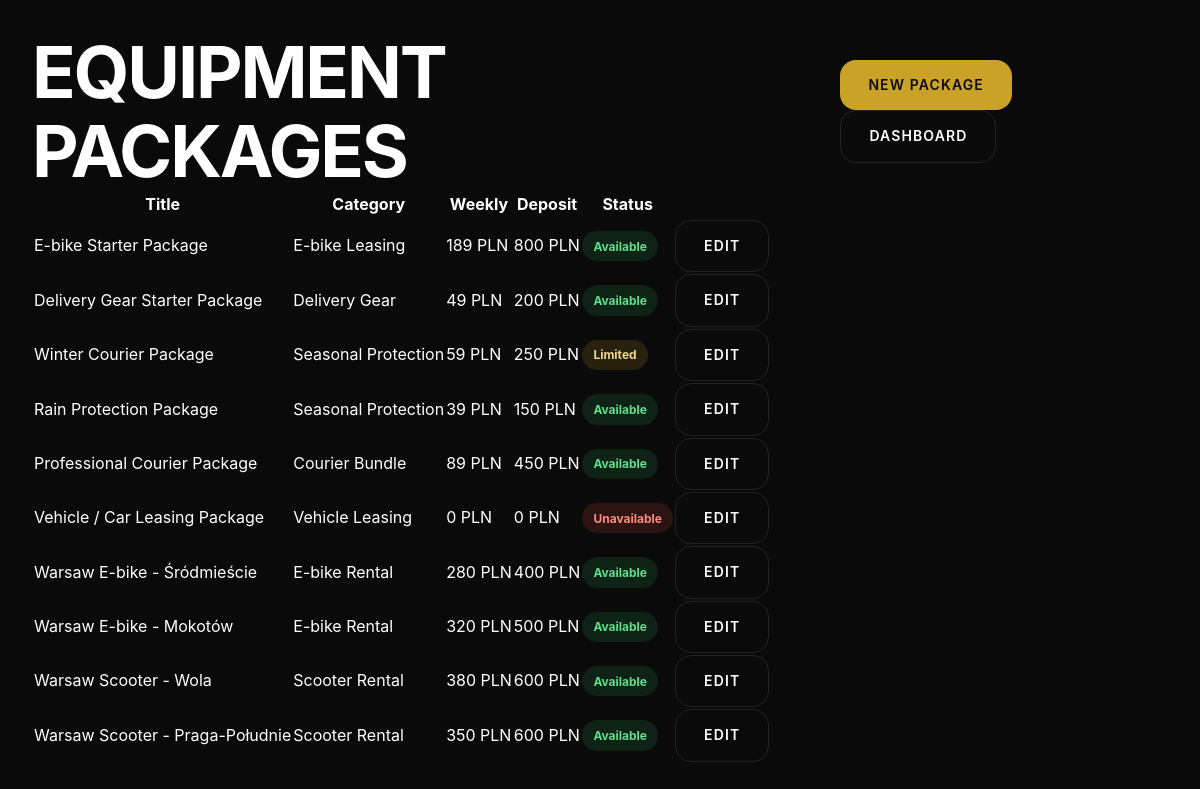
Screenshot of /admin/packages.php (signed in) with the database file from the repository.
### tables this page shows
CREATE TABLE IF NOT EXISTS equipment_packages (
    id INT UNSIGNED AUTO_INCREMENT PRIMARY KEY,
    title VARCHAR(160) NOT NULL,
    slug VARCHAR(180) NOT NULL UNIQUE,
    category VARCHAR(80) NOT NULL,
    description TEXT,
    short_description TEXT,
    image VARCHAR(255),
    included_items TEXT,
    weekly_price DECIMAL(10,2) DEFAULT 0,
    monthly_price DECIMAL(10,2) DEFAULT 0,
    deposit_amount DECIMAL(10,2) DEFAULT 0,
    currency VARCHAR(10) DEFAULT 'PLN',
    availability_status ENUM('available', 'limited', 'waitlist', 'unavailable') DEFAULT 'available',
    requirements TEXT,
    terms TEXT,
    is_active BOOLEAN DEFAULT TRUE,
    sort_order INT DEFAULT 100,
    created_at TIMESTAMP DEFAULT CURRENT_TIMESTAMP,
    updated_at TIMESTAMP DEFAULT CURRENT_TIMESTAMP ON UPDATE CURRENT_TIMESTAMP,
    INDEX idx_packages_active (is_active),
    INDEX idx_packages_category (category),
    INDEX idx_packages_availability (availability_status)
);

### config/config.php (called while the page is built, shortened)
<?php
$DB_CONFIG = [
    'host'     => 'localhost',
    'database' => 'u123456789_kaptain',
    'username' => 'u123456789_admin',
    'password' => 'your_db_password',
    'charset'  => 'utf8mb4',
    'port'     => 3306
];

### includes/db.php (called while the page is built, shortened)
<?php
require_once __DIR__ . '/../config/config.php';
class Database {
    private static ?PDO $instance = null;
    public static function connect(): PDO {
        global $DB_CONFIG;
        if (self::$instance === null) {
            try {
                $dsn = sprintf(
                    'mysql:host=%s;port=%d;dbname=%s;charset=%s',
                    $DB_CONFIG['host'],
                    $DB_CONFIG['port'],
                    $DB_CONFIG['database'],
                    $DB_CONFIG['charset']
                );
                self::$instance = new PDO($dsn, $DB_CONFIG['username'], $DB_CONFIG['password'], [
                    PDO::ATTR_ERRMODE            => PDO::ERRMODE_EXCEPTION,
                    PDO::ATTR_DEFAULT_FETCH_MODE => PDO::FETCH_ASSOC,
                    PDO::ATTR_EMULATE_PREPARES   => false,
                ]);
            } catch (PDOException $e) {
                error_log('Database connection failed: ' . $e->getMessage());
                throw new Exception('Service temporarily unavailable');
            }
        }
        return self::$instance;
    }
    public static function query(string $sql, array $params = []): PDOStatement {
        $stmt = self::connect()->prepare($sql);
        $stmt->execute($params);
        return $stmt;
    }
    public static function fetchAll(string $sql, array $params = []): array {
        $stmt = self::query($sql, $params);
        return $stmt->fetchAll();
    }
}

### includes/functions.php (called while the page is built, shortened)
<?php
require_once __DIR__ . '/../config/config.php';
function e(string $text): string {
    return htmlspecialchars($text, ENT_QUOTES, 'UTF-8');
}

### includes/app_data.php (called while the page is built, shortened)
<?php
require_once __DIR__ . '/db.php';
function package_status_label(string $status): string {
    return ucwords(str_replace('_', ' ', $status));
}

### admin/packages.php (the view, shortened to what this page needs)
<?php
require_once __DIR__ . '/../includes/functions.php';
require_once __DIR__ . '/../includes/db.php';
require_once __DIR__ . '/../includes/app_data.php';
$packages = Database::fetchAll("SELECT * FROM equipment_packages ORDER BY sort_order, title");
?>
<!DOCTYPE html><html lang="en"><head><link rel="stylesheet" href="../assets/css/main.css"><link rel="stylesheet" href="../assets/css/responsive.css"></head>
<body class="admin-page"><main class="admin-workspace">
<header class="admin-top"><h1>Equipment Packages</h1><div><a href="package-edit.php" class="btn btn-primary">New Package</a> <a href="dashboard.php" class="btn btn-secondary">Dashboard</a></div></header>
<div class="admin-table-wrap"><table class="admin-table"><thead><tr><th>Title</th><th>Category</th><th>Weekly</th><th>Deposit</th><th>Status</th><th></th></tr></thead><tbody>
<?php foreach ($packages as $package): ?><tr><td><?= e($package['title']) ?></td><td><?= e($package['category']) ?></td><td><?= number_format((float)$package['weekly_price'], 0) ?> <?= e($package['currency']) ?></td><td><?= number_format((float)$package['deposit_amount'], 0) ?> <?= e($package['currency']) ?></td><td><span class="status-pill status-<?= e($package['availability_status']) ?>"><?= e(package_status_label($package['availability_status'])) ?></span></td><td><a class="btn btn-secondary btn-sm" href="package-edit.php?id=<?= (int)$package['id'] ?>">Edit</a></td></tr><?php endforeach; ?>
</tbody></table></div>
</main></body></html>

### assets/css/main.css (style rules this page uses)
:root { --bg-primary: #0a0a0b; --bg-secondary: #111113; --bg-tertiary: #161719; --bg-card: #1a1a1c; --text-primary: #ffffff; --text-secondary: #a0a0a5; --text-muted: #6a6a70; --accent-gold: #c9a227; --accent-gold-hover: #dcc040; --accent-bronze: #8b7355; --line-subtle: rgba(255,255,255,0.06); --line-visible: rgba(255,255,255,0.1); --shadow-elevated: 0 25px 80px rgba(0,0,0,0.4); --shadow-card: 0 8px 32px rgba(0,0,0,0.3); --gradient-hero: linear-gradient(135deg, rgba(10,10,11,0.95) 0%, rgba(10,10,11,0.7) 50%, rgba(10,10,11,0.4) 100%); --gradient-card: linear-gradient(145deg, rgba(26,26,28,1) 0%, rgba(22,23,25,1) 100%); --radius-sm: 8px; --radius-md: 16px; --radius-lg: 24px; --radius-xl: 32px; --transition-fast: 0.15s ease; --transition-smooth: 0.3s cubic-bezier(0.4, 0, 0.2, 1); --transition-slow: 0.5s cubic-bezier(0.4, 0, 0.2, 1); }
* { margin: 0; padding: 0; box-sizing: border-box; }
html { scroll-behavior: smooth; font-size: 16px; }
body { font-family: 'Inter', -apple-system, BlinkMacSystemFont, sans-serif; font-weight: 400; line-height: 1.6; color: var(--text-primary); background: var(--bg-primary); min-height: 100vh; -webkit-font-smoothing: antialiased; -moz-osx-font-smoothing: grayscale; }
a, a:hover, a:focus, a:active, a:visited { color: inherit; text-decoration: none; }
h1, h2, h3, h4, h5, h6 { font-weight: 600; line-height: 1.1; letter-spacing: -0.02em; }
h1 { font-size: clamp(2.5rem, 5vw + 1rem, 4.5rem); font-weight: 700; text-transform: uppercase; letter-spacing: -0.03em; }
.btn { display: inline-flex; align-items: center; justify-content: center; gap: 0.5rem; padding: 0.875rem 1.75rem; font-size: 0.875rem; font-weight: 600; text-transform: uppercase; letter-spacing: 0.08em; border: none; border-radius: var(--radius-md); cursor: pointer; text-decoration: none; transition: var(--transition-smooth); white-space: nowrap; }
.btn-primary { background: var(--accent-gold); color: var(--bg-primary); }
.btn-secondary { background: transparent; color: var(--text-primary); border: 1px solid var(--line-visible); }
.package-card__top, .status-row, .admin-top { display: flex; justify-content: space-between; align-items: center; gap: 1rem; }
.status-pill { display: inline-flex; align-items: center; width: fit-content; padding: 0.35rem 0.7rem; border-radius: 999px; background: rgba(255,255,255,0.07); color: var(--text-secondary); font-size: 0.75rem; font-weight: 700; }
.status-available, .status-approved, .status-active { background: rgba(39,174,96,0.14); color: #5ee08b; }
.status-limited, .status-under_review, .status-submitted, .status-pending_pickup { background: rgba(201,162,39,0.15); color: #eed689; }
.status-unavailable, .status-rejected, .status-cancelled, .status-overdue { background: rgba(231,76,60,0.15); color: #ff8b7d; }
.admin-page { min-height: 100vh; background: var(--bg-primary); }
.admin-workspace { padding: 2rem; }
.admin-table-wrap { overflow-x: auto; }

### rows the page displays
equipment_packages: title "E-bike Starter Package", category "E-bike Leasing", weekly_price "189", currency "PLN", deposit_amount "800", availability_status "Available"
equipment_packages: title "Delivery Gear Starter Package", category "Delivery Gear", weekly_price "49", currency "PLN", deposit_amount "200", availability_status "Available"
equipment_packages: title "Winter Courier Package", category "Seasonal Protection", weekly_price "59", currency "PLN", deposit_amount "250", availability_status "Limited"
equipment_packages: title "Rain Protection Package", category "Seasonal Protection", weekly_price "39", currency "PLN", deposit_amount "150", availability_status "Available"
equipment_packages: title "Professional Courier Package", category "Courier Bundle", weekly_price "89", currency "PLN", deposit_amount "450", availability_status "Available"
equipment_packages: title "Vehicle / Car Leasing Package", category "Vehicle Leasing", weekly_price "0", currency "PLN", deposit_amount "0", availability_status "Unavailable"
equipment_packages: title "Warsaw E-bike - Śródmieście", category "E-bike Rental", weekly_price "280", currency "PLN", deposit_amount "400", availability_status "Available"
equipment_packages: title "Warsaw E-bike - Mokotów", category "E-bike Rental", weekly_price "320", currency "PLN", deposit_amount "500", availability_status "Available"
equipment_packages: title "Warsaw Scooter - Wola", category "Scooter Rental", weekly_price "380", currency "PLN", deposit_amount "600", availability_status "Available"
equipment_packages: title "Warsaw Scooter - Praga-Południe", category "Scooter Rental", weekly_price "350", currency "PLN", deposit_amount "600", availability_status "Available"
